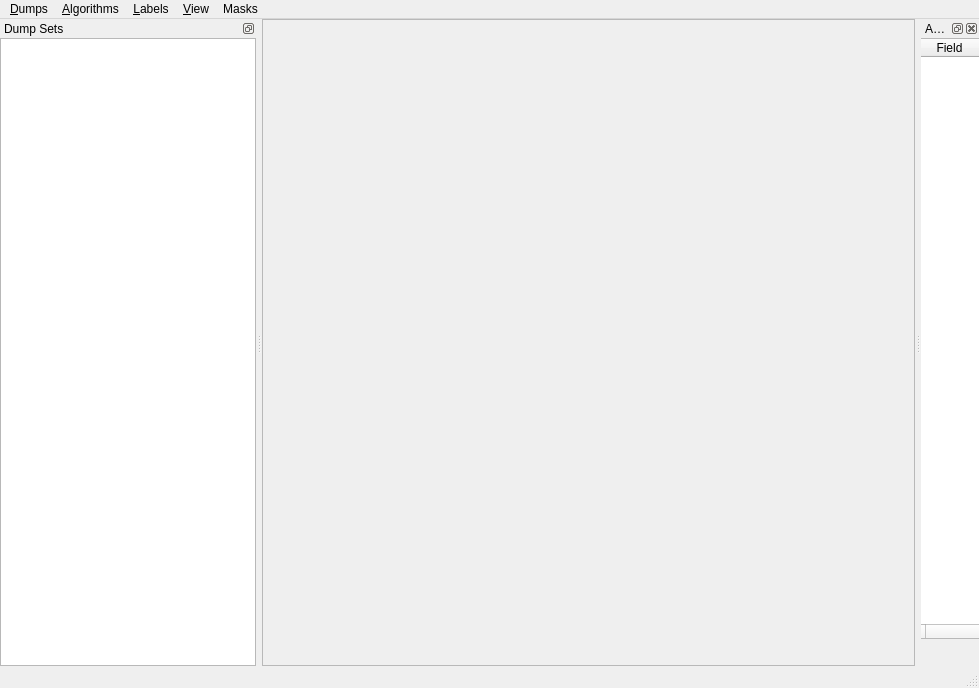
<?xml version="1.0" encoding="UTF-8"?>
<ui version="4.0">
 <class>MainWindow</class>
 <widget class="QMainWindow" name="MainWindow">
  <property name="geometry">
   <rect>
    <x>0</x>
    <y>0</y>
    <width>979</width>
    <height>688</height>
   </rect>
  </property>
  <property name="windowTitle">
   <string>BitGrapher</string>
  </property>
  <widget class="QWidget" name="centralWidget">
   <layout class="QVBoxLayout" name="verticalLayout_2">
    <property name="leftMargin">
     <number>0</number>
    </property>
    <property name="topMargin">
     <number>0</number>
    </property>
    <property name="rightMargin">
     <number>0</number>
    </property>
    <property name="bottomMargin">
     <number>0</number>
    </property>
    <item>
     <widget class="QScrollArea" name="scrollArea">
      <property name="sizePolicy">
       <sizepolicy hsizetype="Expanding" vsizetype="Expanding">
        <horstretch>0</horstretch>
        <verstretch>0</verstretch>
       </sizepolicy>
      </property>
      <property name="verticalScrollBarPolicy">
       <enum>Qt::ScrollBarAsNeeded</enum>
      </property>
      <property name="horizontalScrollBarPolicy">
       <enum>Qt::ScrollBarAsNeeded</enum>
      </property>
      <property name="widgetResizable">
       <bool>true</bool>
      </property>
      <widget class="QWidget" name="scrollAreaWidgetContents">
       <property name="geometry">
        <rect>
         <x>0</x>
         <y>0</y>
         <width>463</width>
         <height>635</height>
        </rect>
       </property>
      </widget>
     </widget>
    </item>
   </layout>
  </widget>
  <widget class="QMenuBar" name="menuBar">
   <property name="geometry">
    <rect>
     <x>0</x>
     <y>0</y>
     <width>979</width>
     <height>26</height>
    </rect>
   </property>
   <widget class="QMenu" name="menuDumps">
    <property name="title">
     <string>&amp;Dumps</string>
    </property>
    <addaction name="actionNew_set"/>
    <addaction name="actionOpen_set"/>
    <addaction name="actionSave_set"/>
    <addaction name="actionSave_set_as"/>
    <addaction name="actionClose_set"/>
    <addaction name="separator"/>
    <addaction name="actionAdd_dump"/>
    <addaction name="actionRemove_dump"/>
   </widget>
   <widget class="QMenu" name="menuAlgorithms">
    <property name="title">
     <string>&amp;Algorithms</string>
    </property>
    <addaction name="actionSimilarities"/>
    <addaction name="action_Dot_Plot_Pattern"/>
   </widget>
   <widget class="QMenu" name="menuLabels">
    <property name="title">
     <string>&amp;Labels</string>
    </property>
    <addaction name="actionNew_label"/>
   </widget>
   <widget class="QMenu" name="menuView">
    <property name="title">
     <string>&amp;View</string>
    </property>
    <addaction name="actionBitmap"/>
    <addaction name="actionHexadecimal"/>
    <addaction name="actionText"/>
   </widget>
   <widget class="QMenu" name="menuMasks">
    <property name="title">
     <string>Masks</string>
    </property>
    <addaction name="actionOpen_Mask"/>
    <addaction name="actionClose_Mask"/>
    <addaction name="actionSave_Mask"/>
    <addaction name="actionSave_As"/>
   </widget>
   <addaction name="menuDumps"/>
   <addaction name="menuAlgorithms"/>
   <addaction name="menuLabels"/>
   <addaction name="menuView"/>
   <addaction name="menuMasks"/>
  </widget>
  <widget class="QStatusBar" name="statusBar"/>
  <widget class="QDockWidget" name="dockWidget">
   <property name="sizePolicy">
    <sizepolicy hsizetype="Preferred" vsizetype="Preferred">
     <horstretch>0</horstretch>
     <verstretch>0</verstretch>
    </sizepolicy>
   </property>
   <property name="features">
    <set>QDockWidget::DockWidgetFloatable|QDockWidget::DockWidgetMovable</set>
   </property>
   <property name="allowedAreas">
    <set>Qt::LeftDockWidgetArea|Qt::RightDockWidgetArea</set>
   </property>
   <property name="windowTitle">
    <string>Dump Sets</string>
   </property>
   <attribute name="dockWidgetArea">
    <number>1</number>
   </attribute>
   <widget class="QWidget" name="dockWidgetContents">
    <layout class="QVBoxLayout" name="verticalLayout">
     <property name="leftMargin">
      <number>0</number>
     </property>
     <property name="topMargin">
      <number>0</number>
     </property>
     <property name="rightMargin">
      <number>0</number>
     </property>
     <property name="bottomMargin">
      <number>0</number>
     </property>
     <item>
      <widget class="DumpSetTreeWidget" name="treeWidget">
       <property name="sizePolicy">
        <sizepolicy hsizetype="Expanding" vsizetype="Expanding">
         <horstretch>0</horstretch>
         <verstretch>0</verstretch>
        </sizepolicy>
       </property>
       <property name="textElideMode">
        <enum>Qt::ElideNone</enum>
       </property>
       <property name="rootIsDecorated">
        <bool>true</bool>
       </property>
       <property name="headerHidden">
        <bool>true</bool>
       </property>
       <column>
        <property name="text">
         <string>Dump Sets</string>
        </property>
       </column>
      </widget>
     </item>
    </layout>
   </widget>
  </widget>
  <widget class="QDockWidget" name="dockAssoc">
   <property name="windowTitle">
    <string>Associations</string>
   </property>
   <attribute name="dockWidgetArea">
    <number>2</number>
   </attribute>
   <widget class="QWidget" name="dockWidgetContents_2">
    <widget class="AssociationViewWidget" name="tableWidget">
     <property name="geometry">
      <rect>
       <x>-10</x>
       <y>0</y>
       <width>256</width>
       <height>601</height>
      </rect>
     </property>
     <property name="sizePolicy">
      <sizepolicy hsizetype="Expanding" vsizetype="Expanding">
       <horstretch>0</horstretch>
       <verstretch>0</verstretch>
      </sizepolicy>
     </property>
     <property name="selectionBehavior">
      <enum>QAbstractItemView::SelectRows</enum>
     </property>
     <property name="columnCount">
      <number>5</number>
     </property>
     <attribute name="horizontalHeaderDefaultSectionSize">
      <number>75</number>
     </attribute>
     <column>
      <property name="text">
       <string>Field</string>
      </property>
     </column>
     <column>
      <property name="text">
       <string>Start at</string>
      </property>
     </column>
     <column>
      <property name="text">
       <string>Value</string>
      </property>
     </column>
     <column>
      <property name="text">
       <string>Length</string>
      </property>
     </column>
     <column>
      <property name="text">
       <string>Encoding</string>
      </property>
     </column>
    </widget>
   </widget>
  </widget>
  <action name="actionNew_set">
   <property name="text">
    <string>&amp;New set</string>
   </property>
   <property name="toolTip">
    <string>New set</string>
   </property>
   <property name="shortcut">
    <string>Ctrl+N</string>
   </property>
  </action>
  <action name="actionOpen_set">
   <property name="text">
    <string>&amp;Open set...</string>
   </property>
   <property name="shortcut">
    <string>Ctrl+O</string>
   </property>
  </action>
  <action name="actionSave_set">
   <property name="text">
    <string>&amp;Save set</string>
   </property>
   <property name="shortcut">
    <string>Ctrl+S</string>
   </property>
  </action>
  <action name="actionAdd_dump">
   <property name="text">
    <string>&amp;Add dump</string>
   </property>
   <property name="shortcut">
    <string>Ctrl+D</string>
   </property>
  </action>
  <action name="actionRemove_dump">
   <property name="text">
    <string>&amp;Remove dump</string>
   </property>
   <property name="shortcut">
    <string>Del</string>
   </property>
  </action>
  <action name="actionSimilarities">
   <property name="text">
    <string>&amp;Similarities</string>
   </property>
  </action>
  <action name="actionNew_label">
   <property name="text">
    <string>&amp;New label...</string>
   </property>
   <property name="shortcut">
    <string>Ctrl+L</string>
   </property>
  </action>
  <action name="actionClose_set">
   <property name="text">
    <string>&amp;Close set</string>
   </property>
   <property name="shortcut">
    <string>Ctrl+W</string>
   </property>
  </action>
  <action name="actionSave_set_as">
   <property name="text">
    <string>Sa&amp;ve set as...</string>
   </property>
   <property name="shortcut">
    <string>Ctrl+Shift+S</string>
   </property>
  </action>
  <action name="actionBitmap">
   <property name="text">
    <string>&amp;Bitmap</string>
   </property>
   <property name="shortcut">
    <string>Ctrl+B</string>
   </property>
  </action>
  <action name="actionHexadecimal">
   <property name="text">
    <string>&amp;Hexadecimal</string>
   </property>
   <property name="shortcut">
    <string>Ctrl+H</string>
   </property>
  </action>
  <action name="actionText">
   <property name="text">
    <string>Text</string>
   </property>
  </action>
  <action name="actionOpen_Mask">
   <property name="text">
    <string>&amp;Open Mask</string>
   </property>
  </action>
  <action name="actionClose_Mask">
   <property name="text">
    <string>&amp;Close Mask</string>
   </property>
  </action>
  <action name="actionSave_Mask">
   <property name="text">
    <string>&amp;Save Mask</string>
   </property>
  </action>
  <action name="actionSave_As">
   <property name="text">
    <string>&amp;Save Mask As ...</string>
   </property>
  </action>
  <action name="action_Dot_Plot_Pattern">
   <property name="text">
    <string>&amp;Dot Plot Pattern</string>
   </property>
  </action>
 </widget>
 <layoutdefault spacing="6" margin="11"/>
 <customwidgets>
  <customwidget>
   <class>DumpSetTreeWidget</class>
   <extends>QTreeWidget</extends>
   <header>ui/DumpSetTreeWidget.h</header>
  </customwidget>
  <customwidget>
   <class>AssociationViewWidget</class>
   <extends>QTableWidget</extends>
   <header>ui/AssociationViewWidget.h</header>
  </customwidget>
 </customwidgets>
 <resources/>
 <connections/>
</ui>
